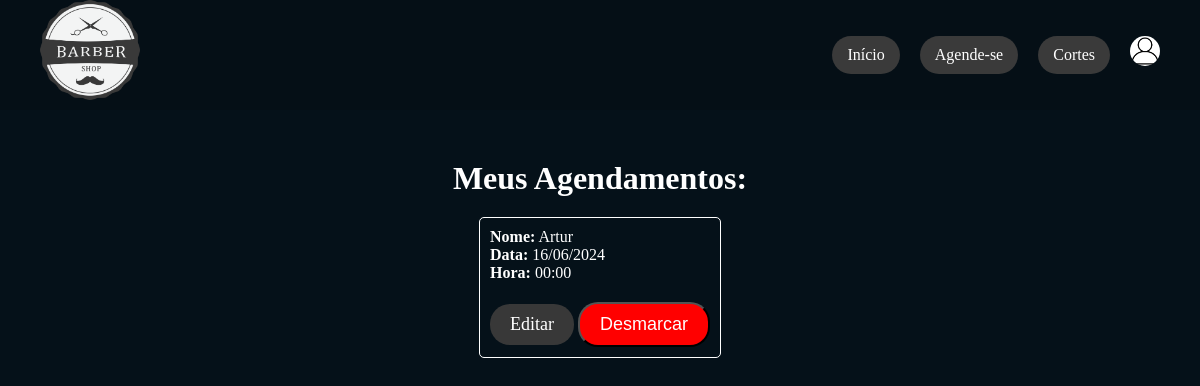
The app's page /meus_agendamentos (signed in) with its own data.
### models/models.py (models this page shows)
class Agendamento(Base):
    __tablename__ = "agendamentos"
    id = Column(Integer, primary_key=True, index=True)
    nome = Column(String, index=True)
    data = Column(Date)
    hora = Column(Time)
    usuario_id = Column(Integer, ForeignKey("usuarios.id"))
    usuario = relationship("Usuario", back_populates="agendamentos")

### app.py (the view)
@app.get("/meus_agendamentos", response_class=HTMLResponse)
async def meus_agendamentos(request: Request, db: Session = Depends(get_db)):
    user_email = request.session.get('user_email')
    if not user_email:
        return RedirectResponse(url="/login", status_code=303)
    usuario = db.query(Usuario).filter(Usuario.email == user_email).first()
    if not usuario:
        raise HTTPException(status_code=404, detail="Usuário não encontrado")
    agendamentos = db.query(Agendamento).filter(Agendamento.usuario_id == usuario.id).all()
    return templates.TemplateResponse("meus_agendamentos.html", {"request": request, "usuario": usuario, "agendamentos": agendamentos})

### templates/meus_agendamentos.html (shortened to what this page needs)
<!DOCTYPE html>
<html lang="pt-br">
<head>
    <link rel="stylesheet" href="/static/css/meus_agendamentos.css">
</head>
<body>
    <header>
        <nav class="menu">
            <img class="logo" src="/static/img/logo.png" alt="Logo" width="100" height="100">
            <div class="menu-options">
                <a href="/" class="opcao">Início</a>
                <a href="/agendamento" class="opcao">Agende-se</a>
                <a href="/cortes" class="opcao">Cortes</a>
                {% if request.session.get('user_email') %}
                <a href="/perfil" class="profile"><img src="/static/img/perfil.png" alt="Perfil" width="30" height="30"></a>
                {% else %}
                <a href="/login" class="opcao">Login</a>
                {% endif %}
            </div>
        </nav>
    </header>
    <div class="container">
        <h2>Meus Agendamentos:</h2>
        <div class="agendamentos-lista">
            {% for agendamento in agendamentos %}
            <div class="agendamento">
                <strong>Nome:</strong> {{ agendamento.nome }}<br>
                <strong>Data:</strong> {{ agendamento.data.strftime('%d/%m/%Y') }}<br>
                <strong>Hora:</strong> {{ agendamento.hora.strftime('%H:%M') }}
                <div class="botoes">
                    <a href="/editar_agendamento/{{ agendamento.id }}" class="editar">Editar</a>
                    <form action="/desmarcar/{{ agendamento.id }}" method="post" style="display:inline;">
                        <button type="submit" class="desmarcar">Desmarcar</button>
                    </form>
                </div>
            </div>
            {% endfor %}
        </div>
    </div>
</body>
</html>

### static/css/meus_agendamentos.css (style rules this page uses)
* { margin: 0; padding: 0; box-sizing: border-box; }
header { position: sticky; top: 0; width: 100%; background-color: #050f16; z-index: 1000; }
body { background-color: #051119; color: white; }
.menu { display: flex; align-items: center; }
.logo { margin-left: 40px; margin-bottom: 10px; }
.menu-options { display: flex; margin-left: auto; margin-right: 40px; }
.opcao { margin-left: 20px; text-decoration: none; color: white; padding: 10px 15px; border-radius: 20px; background-color: rgb(58, 58, 58); }
.profile { margin-left: 20px; }
.profile img { border-radius: 50%; width: 30px; height: 30px; object-fit: cover; }
.container { display: flex; flex-direction: column; align-items: center; margin-top: 50px; }
.container h2 { color: rgb(255, 255, 255); font-size: 32px; margin-bottom: 20px; }
.agendamento { margin-bottom: 15px; padding: 10px; border: 1px solid #fff; border-radius: 5px; background-color: #051119; width: 100%; max-width: 300px; color: #fff; text-align: left; }
.editar { background-color: rgb(56, 56, 56); color: rgb(255, 255, 255); padding: 10px 20px; text-decoration: none; border-radius: 20px; font-size: 18px; margin-top: 20px; display: inline-block; }
.desmarcar { background-color: rgb(255, 0, 0); color: rgb(255, 255, 255); padding: 10px 20px; text-decoration: none; border-radius: 20px; font-size: 18px; margin-top: 20px; display: inline-block; }

### records on screen
Agendamento: nome "Artur", data "16/06/2024", hora "00:00"
